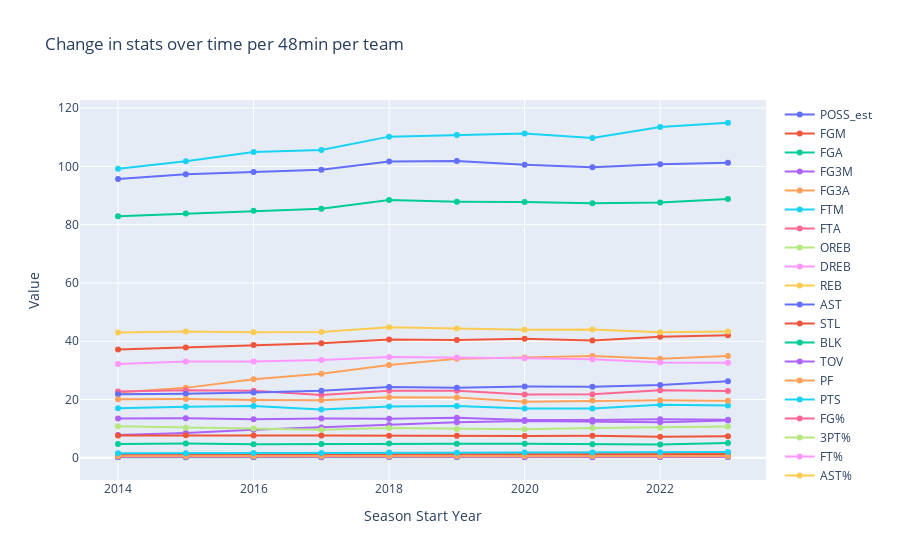

The notebook cell saved with this chart:
### Code cell
# visualise the change in stats over time per 48min per team
fig = go.Figure()
for col in change_per48_df.columns[2:]:
    fig.add_trace(go.Scatter(x=change_per48_df['season_start_year'],
                             y=change_per48_df[col],
                             name=col))
fig.update_layout(title='Change in stats over time per 48min per team', xaxis_title='Season Start Year', yaxis_title='Value')
fig.show()
